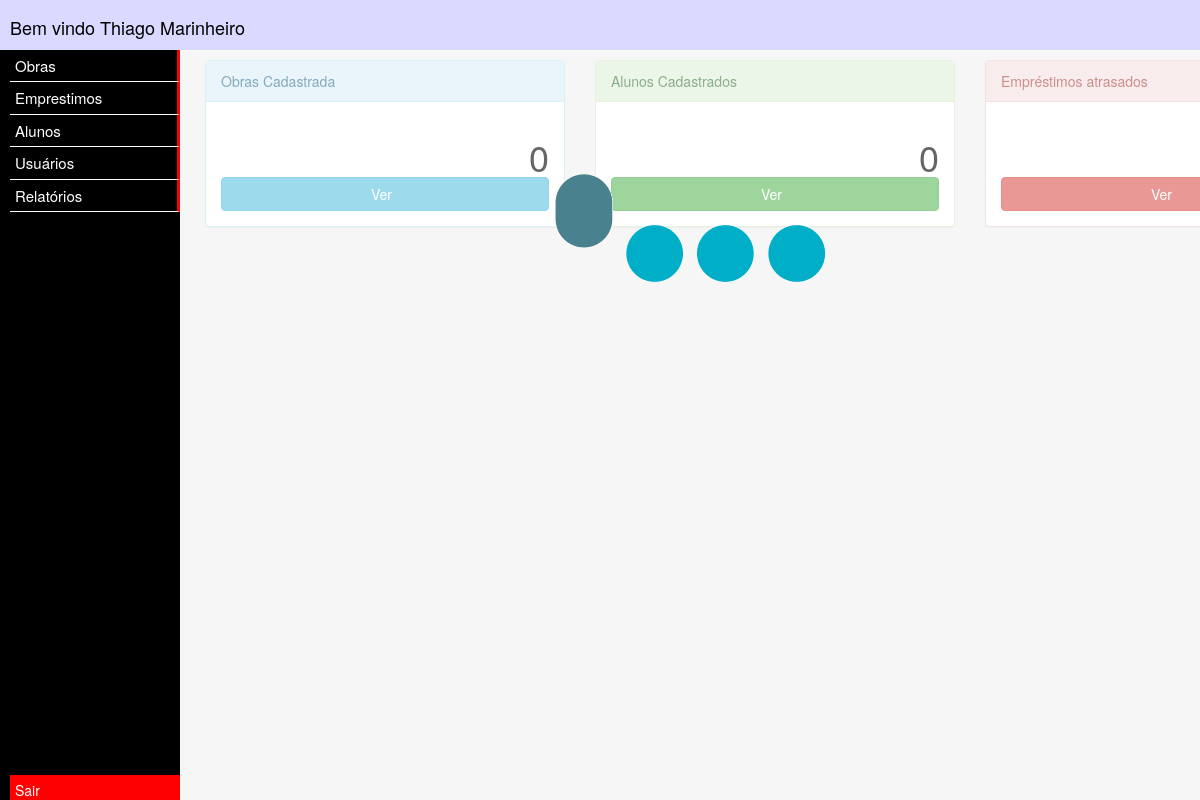
The page /principal.php (signed in) on the database as committed earlier.
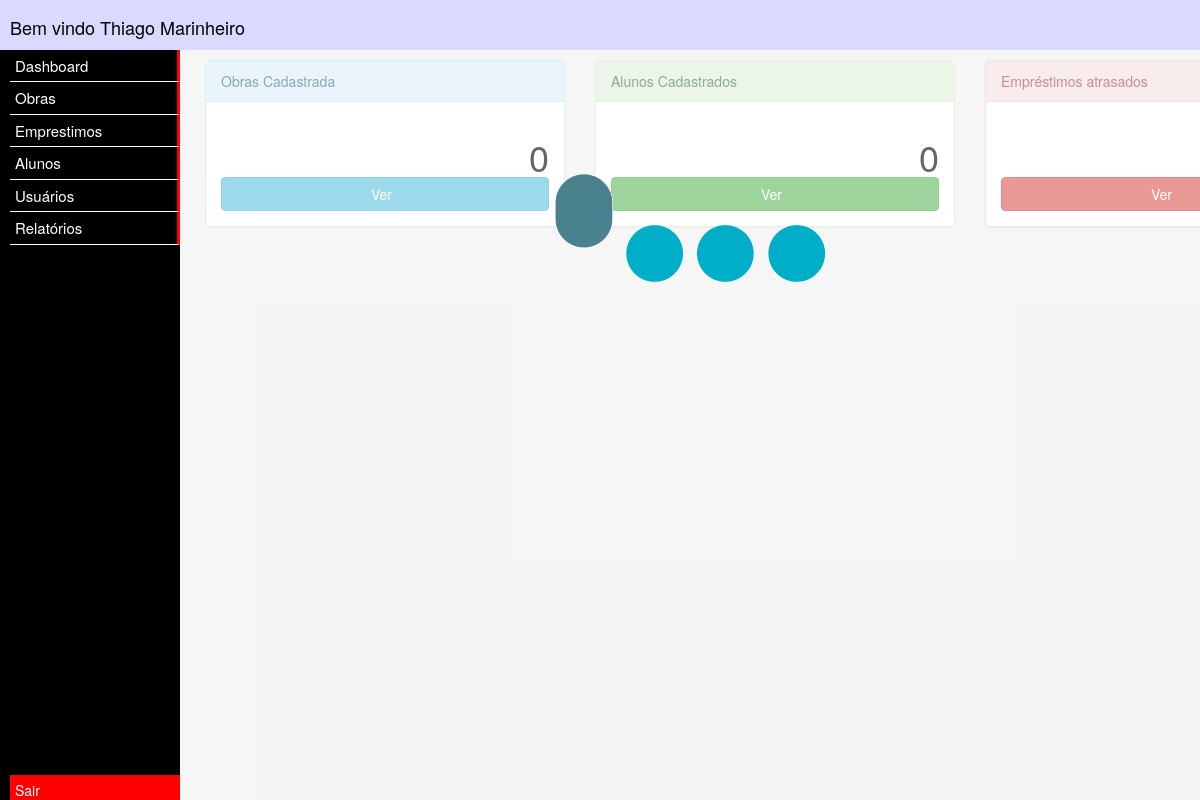
The same page on the database as committed later.
### tables this page shows
CREATE TABLE IF NOT EXISTS `tb_modulos` (
  `id_modulo` int(11) NOT NULL AUTO_INCREMENT,
  `titulo` varchar(50) DEFAULT NULL,
  `arquivo_base` varchar(255) DEFAULT NULL,
  `ordem` int(11) DEFAULT NULL,
  PRIMARY KEY (`id_modulo`)
);

### principal.php (the view, shortened to what this page needs)
<!DOCTYPE html>
<html lang="pt-br">
<head>
  <link rel="stylesheet" href="https://maxcdn.bootstrapcdn.com/bootstrap/3.4.1/css/bootstrap.min.css">
  <link rel='stylesheet' href='estilo.css'>
</head>
<body>
<?php
include('conexao.php');
?>
<div class='topo'>
  <p class='bem-vindo'>Bem vindo <?php echo $_SESSION['usuario']; ?></p>
</div>
<div class='fundo-menu'>
  <?php
    $select = "SELECT titulo, arquivo_base FROM tb_modulos
               ORDER BY ordem";
    $bd = mysqli_query($conn, $select) or die("Não foi possivel montar o Menu");
    while ($linha = mysqli_fetch_assoc($bd)) {?>
      <div class='bt_menu' onclick="modulo('<?php echo $linha['arquivo_base'] ?>')"><?php echo $linha['titulo'] ?></div>
    <?php } ?>
    <div class='sair' onclick='sair()'>
      Sair
    </div>
</div>
<div class='conteudo'>
  <?php
  if(isset($_REQUEST['modulo'])){
    include($_REQUEST['modulo']);
  } else {
    include("dash.php");
  } ?>
</div>
<div class='load'>
  <img src='load.gif'>
</div>

### dash.php (shortened to what this page needs)
<div class = 'container'>
  <div class='row'>
    <div class='col-sm-4'>
        <div class="panel panel-info">
            <div class="panel-heading">Obras Cadastrada</div>
            <div class="panel-body">
              <h1 style='float:right' id='qtn_obras'>0</h1>
              <br><br><br>
              <a href='#' class='btn btn-info btn-block' onclick="$('.conteudo').load('livros.html')">Ver</a>
            </div>
        </div>
    </div>
    <div class='col-sm-4'>
        <div class="panel panel-success">
            <div class="panel-heading">Alunos Cadastrados</div>
            <div class="panel-body">
              <h1 style='float:right' id='qtn_alunos'>0</h1>
              <br><br><br>
              <a href='#' class='btn btn-success btn-block' onclick="$('.conteudo').load('alunos/alunos.php')">Ver</a>
            </div>
        </div>
    </div>
    <div class='col-sm-4'>
        <div class="panel panel-danger">
            <div class="panel-heading">Empréstimos atrasados</div>
            <div class="panel-body">
              <br><br><br>
              <a href='#' class='btn btn-danger btn-block' onclick="$('.conteudo').load('relatorios/atrasados.php')">Ver</a>
            </div>
        </div>
    </div>
  </div>
</div>

### estilo.css (style rules this page uses)
.topo { width: 100%; height: 50px; position: fixed; top: 0px; left: 0px; background-color: #dad9ff; color: #000; padding-left: 10px; }
.bem-vindo { font-size: 18px; margin-top: 15px; }
.fundo-menu { width: 15vw; height: calc(100vh - 50px); position: fixed; top: 50px; left: 0px; background-color: #000; color: #fff; padding-left: 10px; }
.conteudo { width: calc(100vw - 15vw); height: calc(100vh - 50px); position: fixed; top: 50px; left: 15vw; background-color: #efefef; color: #000; padding: 10px; }
.bt_menu { width: 100%; color: #fff; font-size: 15px; border-bottom: solid 1px #fff; padding: 5px; cursor: pointer; border-right: solid 3px #f00; }
.sair { border-right: solid 3px #00f; width: 100%; background-color: #f00; color: #fff; height: 25px; position: absolute; top: 100%; margin-top: -25px; cursor: pointer; padding: 5px; }
.load { z-index: 99; width: calc(100vw - 15vw); height: calc(100vh - 50px); position: fixed; top: 50px; left: 15vw; background-color: rgba(255, 255, 255, 0.4); color: #000; padding: 10px; text-align: center; }

Rows that differ between the two databases and show on the page:
added tb_modulos: titulo "Dashboard"
